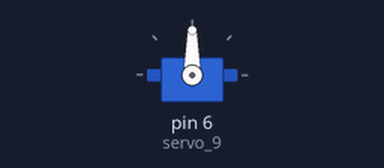
A sketch run on a simulated Arduino Uno, built with avr-gcc and run on an emulated ATmega328P. Parts: servo.

Above: at 0.05 s.
At 2.35 s:
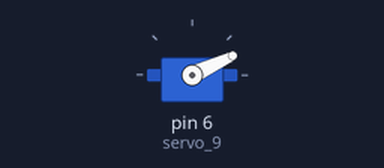
At 3.95 s:
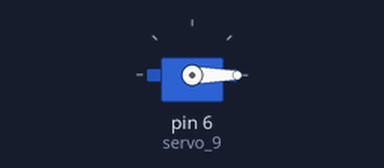
At 7.85 s:
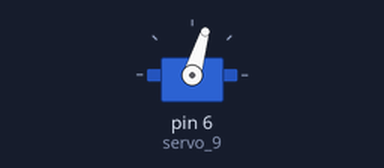
Timing chart, 0 to 10.3 s (numbered marks = the images above):
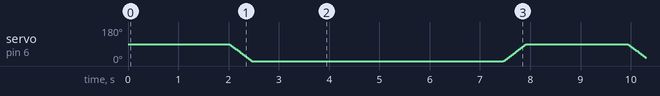

The sketch:

servo.ino
```cpp
#include <Servo.h>
int position = 0;
int i = 0;
int j = 0;
Servo servo_9;
void setup(){
servo_9.attach(6);
}
void loop(){
  delay(2000); // perpendicular
  position = 120;
  for (position = 90; position >= 0; position -= 1) {
  servo_9.write(position);
  delay(5);
  }
  delay(5000); // lower
  for (position = 0; position <= 90; position += 1) {
  servo_9.write(position);
  delay(5);
  }

}
```
